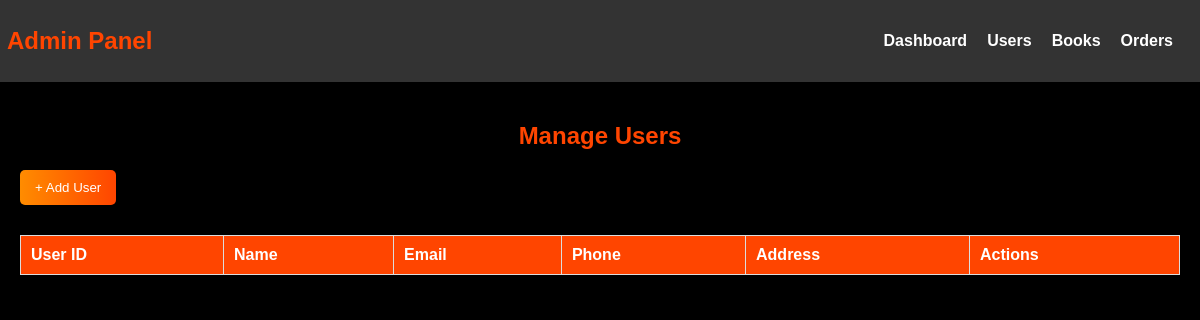
The app's page /backend/users.php, older data.
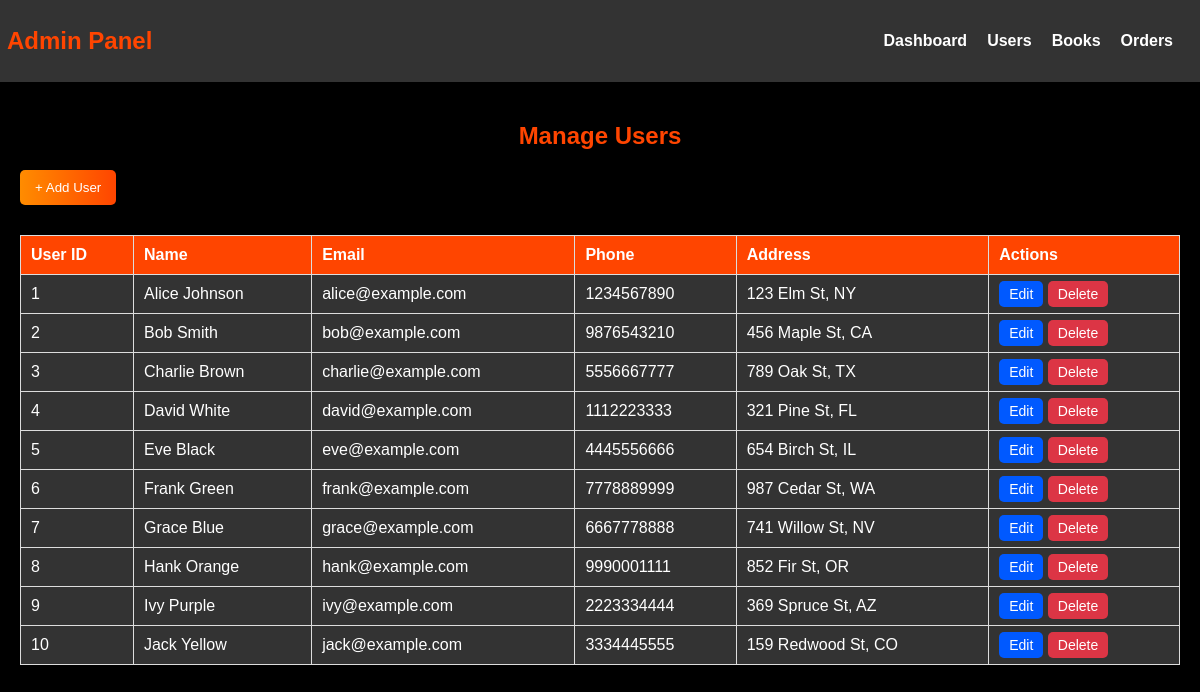
The same page, newer data.
### tables this page shows
CREATE TABLE users (
    user_id INT AUTO_INCREMENT PRIMARY KEY,
    name VARCHAR(100) NOT NULL,
    email VARCHAR(100) UNIQUE NOT NULL,
    password VARCHAR(255) NOT NULL,
    phone VARCHAR(15),
    address TEXT,
    role ENUM('customer', 'admin') DEFAULT 'customer',
   created_at DATE DEFAULT CURRENT_DATE
    );

### backend/users.php (the view, shortened to what this page needs)
<?php
include '../database/db.php';
$sql_users = "SELECT * FROM users";
$result_users = $conn->query($sql_users);
?>
<!DOCTYPE html>
<html lang="en">
<head>
    <link rel="stylesheet" href="../css/admin_panel.css">
</head>
<body>
    <nav class="admin-nav">
        <h2>Admin Panel</h2>
        <ul>
            <li><a href="admin_panel.php">Dashboard</a></li>
            <li><a href="users.php">Users</a></li>
            <li><a href="books.php">Books</a></li>
            <li><a href="orders.php">Orders</a></li>
        </ul>
    </nav>
    <div class="admin-section">
        <h2>Manage Users</h2>
        <button onclick="window.location.href='add_user.php'" class="add-btn">+ Add User</button>
        <table>
            <tr>
                <th>User ID</th>
                <th>Name</th>
                <th>Email</th>
                <th>Phone</th>
                <th>Address</th>
                <th>Actions</th>
            </tr>
            <?php while ($user = $result_users->fetch_assoc()) { ?>
            <tr>
                <td><?php echo $user['user_id']; ?></td>
                <td><?php echo $user['name']; ?></td>
                <td><?php echo $user['email']; ?></td>
                <td><?php echo $user['phone'] ? $user['phone'] : 'N/A'; ?></td>
                <td><?php echo $user['address'] ? $user['address'] : 'N/A'; ?></td>
                <td>
                    <a href="update_user.php?user_id=<?php echo $user['user_id']; ?>" class="edit-btn">Edit</a>
                    <a href="users.php?delete_user_id=<?php echo $user['user_id']; ?>" class="delete-btn" onclick="return confirm('Are you sure you want to delete this user?')">Delete</a>
                </td>
            </tr>
            <?php } ?>
        </table>
    </div>
</body>
</html>

Row changes from the older to the newer data that the page shows:
added users: user_id "1", name "Alice Johnson", email "alice@example.com", phone "1234567890", address "123 Elm St, NY"
added users: user_id "2", name "Bob Smith", email "bob@example.com", phone "9876543210", address "456 Maple St, CA"
added users: user_id "3", name "Charlie Brown", email "charlie@example.com", phone "5556667777", address "789 Oak St, TX"
added users: user_id "4", name "David White", email "david@example.com", phone "1112223333", address "321 Pine St, FL"
added users: user_id "5", name "Eve Black", email "eve@example.com", phone "4445556666", address "654 Birch St, IL"
added users: user_id "6", name "Frank Green", email "frank@example.com", phone "7778889999", address "987 Cedar St, WA"
added users: user_id "7", name "Grace Blue", email "grace@example.com", phone "6667778888", address "741 Willow St, NV"
added users: user_id "8", name "Hank Orange", email "hank@example.com", phone "9990001111", address "852 Fir St, OR"
added users: user_id "9", name "Ivy Purple", email "ivy@example.com", phone "2223334444", address "369 Spruce St, AZ"
added users: user_id "10", name "Jack Yellow", email "jack@example.com", phone "3334445555", address "159 Redwood St, CO"
